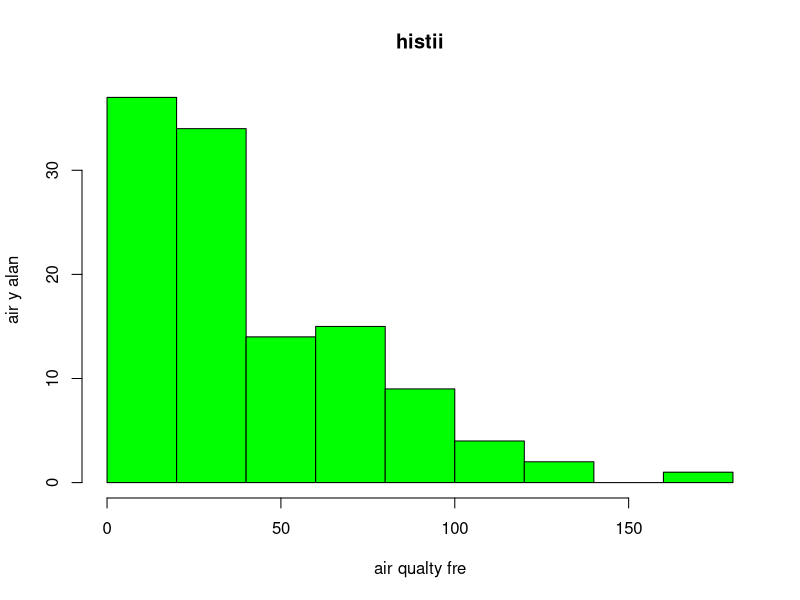
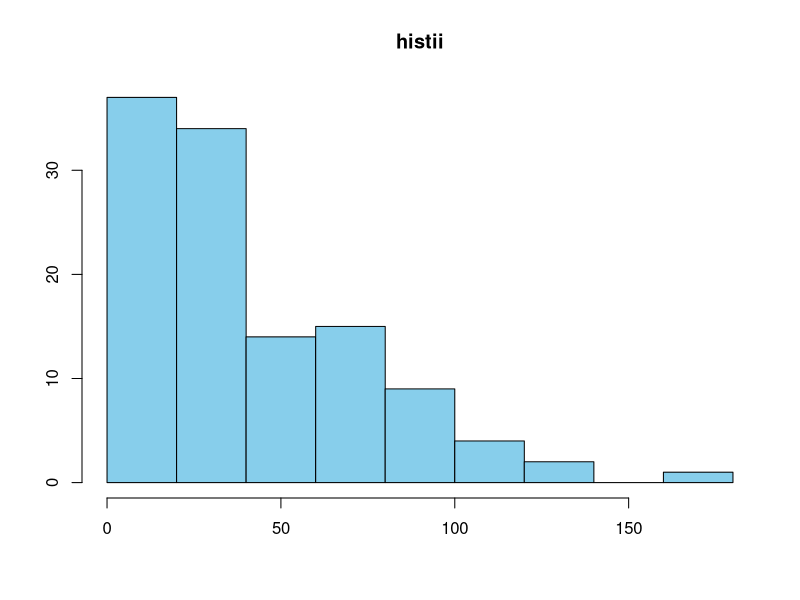
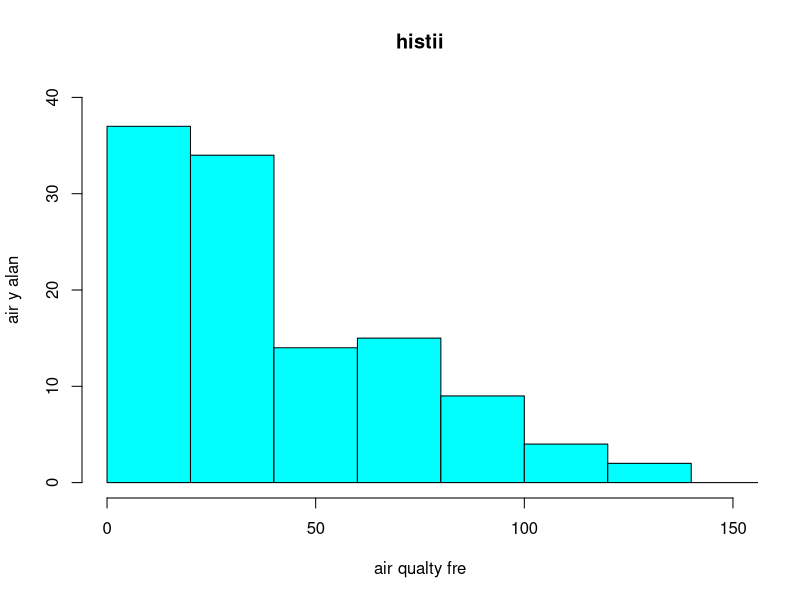
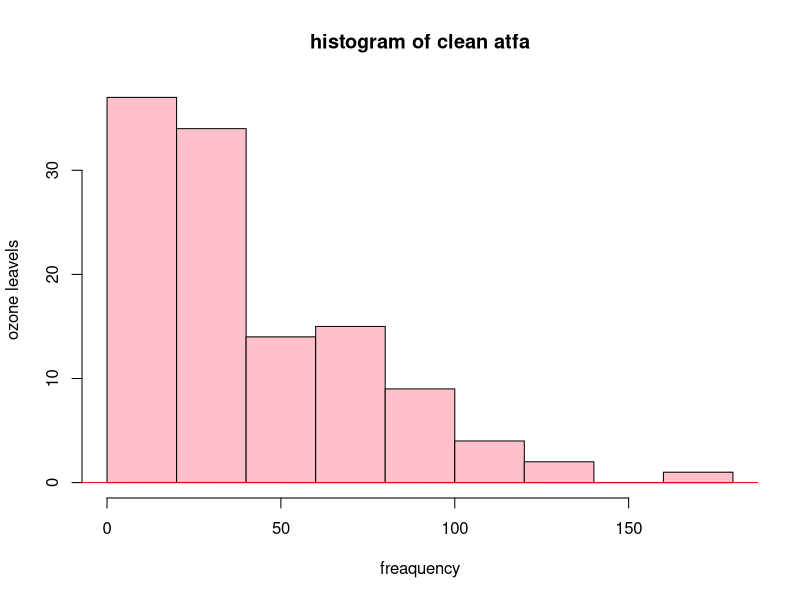

Write R code to recreate these figures, in order.
data("airquality",package = "datasets")


names(airquality)=c("Ozone","Solar.R	","Wind","Temp","	Month","Day")



hist(airquality$Ozone,col="green",main="histii",xlab="air qualty fre",ylab = "air y alan")


hist(airquality$Ozone,col="skyblue",main="histii",xlab=" ",ylab = " ")


hist(airquality$Ozone,col="cyan",main="histii",xlab="air qualty fre",ylab = "air y alan",xlim=c(0,150),ylim = c(0,40))

cleandata=na.omit(airquality$Ozone)



hist(cleandata,col="pink",main="histogram of clean atfa",xlab="freaquency",ylab="ozone leavels")

lines(density(cleandata),col="red")

